Frame 1 (no input): blank canvas, image omitted
Frame 60 (the mouse pressed at the canvas centre just before this capture): blank canvas, image omitted
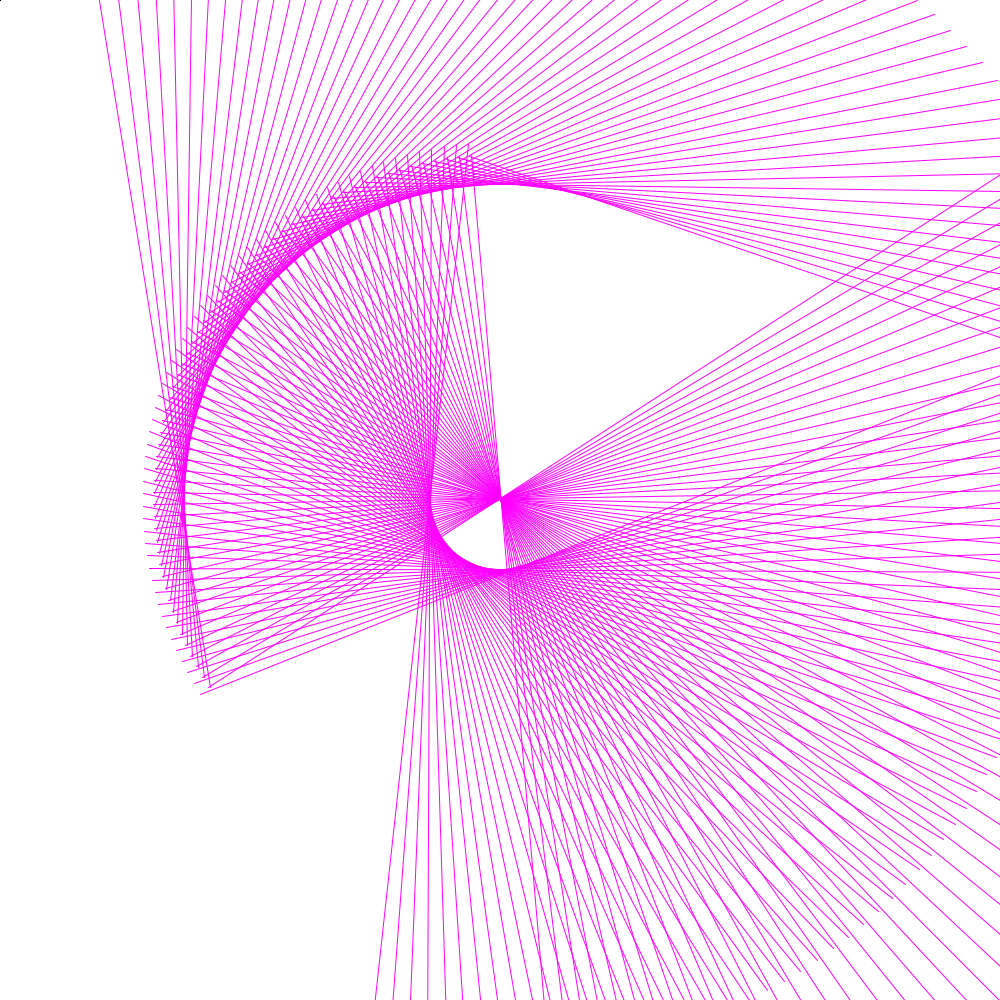
Frame 120 (the mouse held since frame 60 and released just before this capture)

The Processing sketch whose frames 1 and 60 were blank and that drew this single picture after the mouse press (run headless with seeded random() and noise(); from frame 60 on, the mouse is pressed at the canvas centre):

// Processing sketch: processing_143972
// ── processing_143972.pde

float x;
int myRotation;
 
float radius=6;
float s = map(TWO_PI, TWO_PI, 90, TWO_PI, TWO_PI ) - HALF_PI;
 
 
void setup() {
  size(1000, 1000);
  background(255);
  myRotation = 200;
   
}
 
 
void draw(){
noStroke();
colorMode(RGB, 50);
for (int i = 0; i < 1; i++) {
  for (int j = 0; j < 1; j++) {
    stroke(i, j, 0);
    point(i, j);
  }
}
  x = dist(mouseX, mouseY, width/2, height/2);
  x = map (x, 0, 425, 0, 255);
   
  println("my x value is: " + x);
   
  if (mousePressed==true) {
     
    myRotation+=4;   
     float rad = radians (myRotation);
     
    translate(width/2, height/2);
     
    rotate(rad/2);
    
    if (x > 200) {
       stroke (0, x, x);
    }
    else if (x > 100 && x < 200) {
       stroke (x, x, 0);
       
    }
    else if (x < 100) {
      stroke (x+50, 0, x+50);
    }
     
    pushMatrix();
     
    line(width/4 + sin(s) * radius, height/4 + cos(s/2) * radius, -mouseX, -mouseY);
     
    line(width/4 + cos(s/4) * radius, height/4 + cos(s/4) * radius, width/4 -mouseX, -mouseY);
      
    line(width/4 + sin(s) * radius, height/4 + sin(s) * radius, width/12 -mouseX, mouseY);
     
   popMatrix();
 
 }
}
